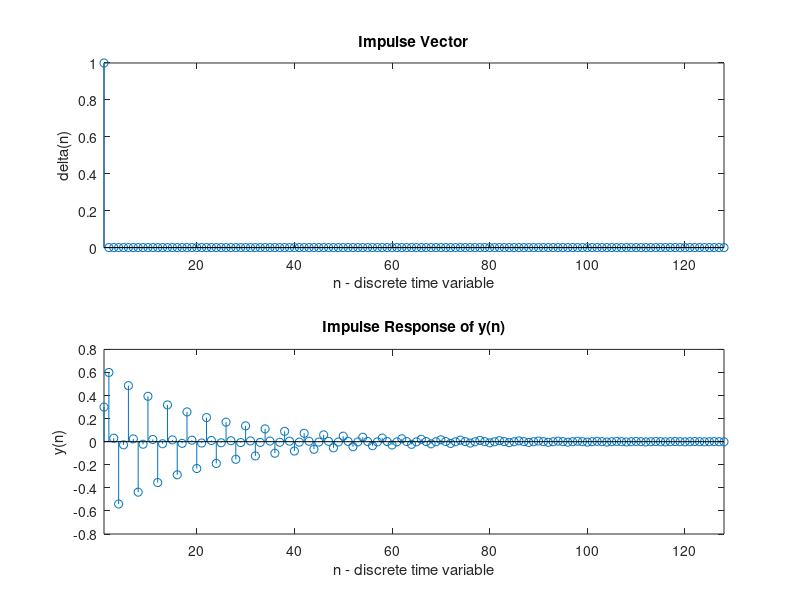
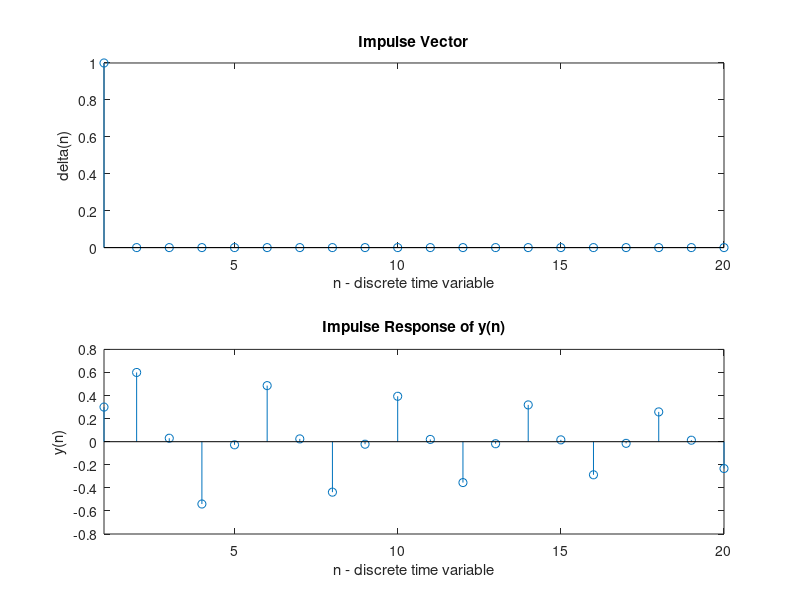

Reproduce these figures in MATLAB, in order.
clear;

b = [0.3, 0.6, 0.3]; %Coefficients of x[n] (2rd order)
a = [1, 0, 0.9]; %Coefficients of y[n] (2nd order)

t0offset = 3; %This defines where 'zero' is in the arrays -> 'n = zero' is position 1+t0offset

imp = zeros(1, 128+t0offset);
y = zeros(1, 128+t0offset);

imp(1 + t0offset) = 1; %Create an the 128 samples of diracdelta function

for index = 1:(128)
  n = index + t0offset;
  y(n) = -0.9*y(n-2) + 0.3*imp(n) + 0.6*imp(n-1) + 0.3*imp(n-2);
end

subplot(2, 1, 1);
stem(imp((1+t0offset):(128+t0offset)));
xlim([1 128]);
title("Impulse Vector");
xlabel("n - discrete time variable");
ylabel("delta(n)");

subplot(2, 1, 2);
stem(y((1+t0offset):(128+t0offset)));
xlim([1 128]);
title("Impulse Response of y(n)");
xlabel("n - discrete time variable");
ylabel("y(n)");

print(gcf, '-dpng', 'handin1dall.png') %Save as png

%Create a zoomed view of first 20 points
figure();

subplot(2, 1, 1);
stem(imp((1+t0offset):(128+t0offset)));
xlim([1 20]);
title("Impulse Vector");
xlabel("n - discrete time variable");
ylabel("delta(n)");

subplot(2, 1, 2);
stem(y((1+t0offset):(128+t0offset)));
xlim([1 20]);
title("Impulse Response of y(n)");
xlabel("n - discrete time variable");
ylabel("y(n)");

print(gcf, '-dpng', 'handin1d20pnts.png') %Save as png
